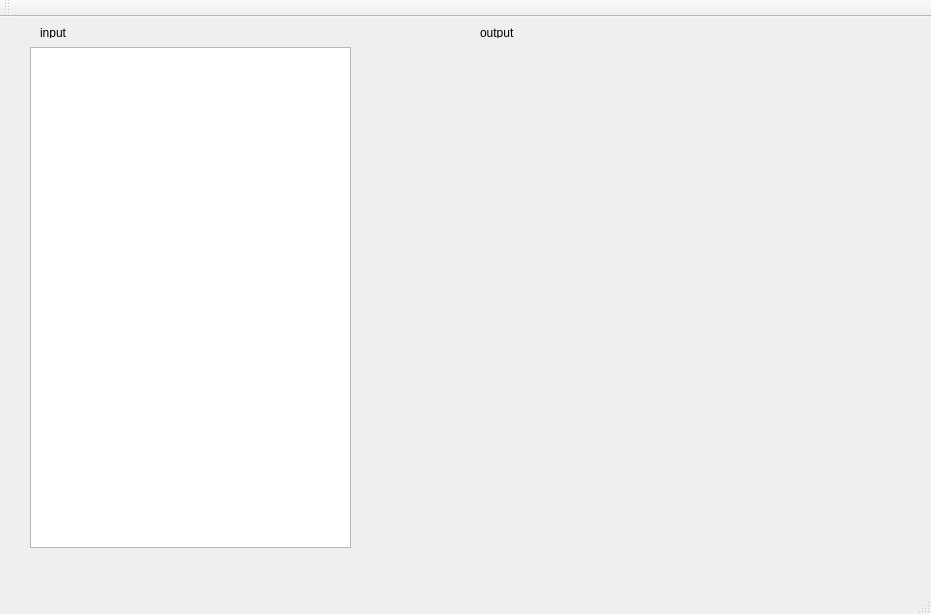
<?xml version="1.0" encoding="UTF-8"?>
<ui version="4.0">
 <class>MainWindow</class>
 <widget class="QMainWindow" name="MainWindow">
  <property name="geometry">
   <rect>
    <x>0</x>
    <y>0</y>
    <width>931</width>
    <height>614</height>
   </rect>
  </property>
  <property name="windowTitle">
   <string>MainWindow</string>
  </property>
  <widget class="QWidget" name="centralWidget">
   <widget class="QTextEdit" name="in">
    <property name="geometry">
     <rect>
      <x>30</x>
      <y>30</y>
      <width>321</width>
      <height>501</height>
     </rect>
    </property>
   </widget>
   <widget class="QLabel" name="out">
    <property name="geometry">
     <rect>
      <x>500</x>
      <y>30</y>
      <width>321</width>
      <height>501</height>
     </rect>
    </property>
    <property name="styleSheet">
     <string notr="true">border-color: qlineargradient(spread:pad, x1:0, y1:0, x2:1, y2:0, stop:0 rgba(255, 178, 102, 255), stop:0.55 rgba(235, 148, 61, 255), stop:0.98 rgba(0, 0, 0, 255), stop:1 rgba(0, 0, 0, 0));
border-width:1px;</string>
    </property>
    <property name="text">
     <string/>
    </property>
   </widget>
   <widget class="QLabel" name="label">
    <property name="geometry">
     <rect>
      <x>40</x>
      <y>10</y>
      <width>54</width>
      <height>11</height>
     </rect>
    </property>
    <property name="text">
     <string>input</string>
    </property>
   </widget>
   <widget class="QLabel" name="label_2">
    <property name="geometry">
     <rect>
      <x>480</x>
      <y>10</y>
      <width>54</width>
      <height>11</height>
     </rect>
    </property>
    <property name="text">
     <string>output</string>
    </property>
   </widget>
  </widget>
  <widget class="QMenuBar" name="menuBar">
   <property name="geometry">
    <rect>
     <x>0</x>
     <y>0</y>
     <width>931</width>
     <height>23</height>
    </rect>
   </property>
  </widget>
  <widget class="QToolBar" name="mainToolBar">
   <attribute name="toolBarArea">
    <enum>TopToolBarArea</enum>
   </attribute>
   <attribute name="toolBarBreak">
    <bool>false</bool>
   </attribute>
  </widget>
  <widget class="QStatusBar" name="statusBar"/>
 </widget>
 <layoutdefault spacing="6" margin="11"/>
 <resources/>
 <connections/>
</ui>
